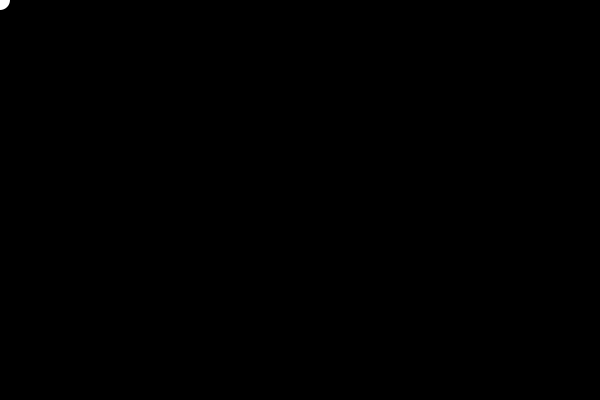
Frame 1 (no input)
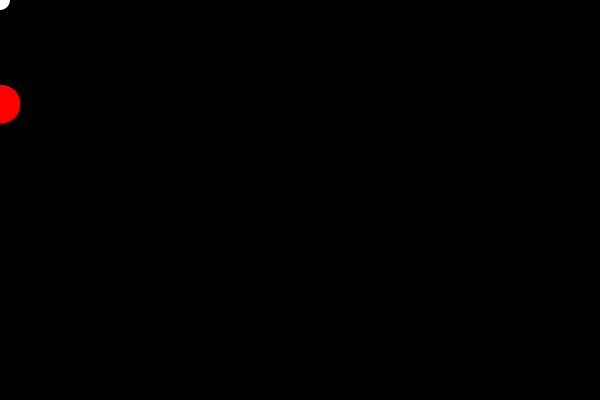
Frame 60 (the mouse pressed at the canvas centre just before this capture)
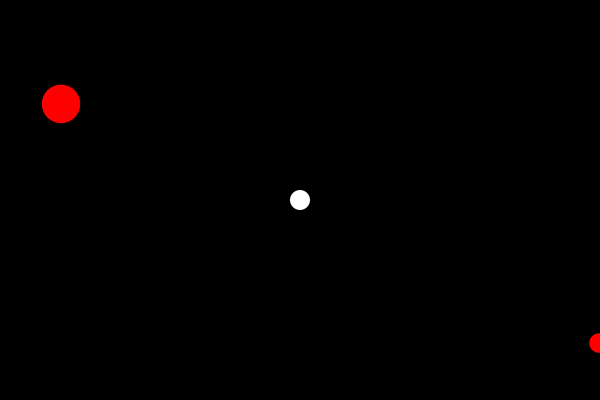
Frame 120 (the mouse held since frame 60 and released just before this capture)

The Processing sketch that drew these frames (run headless with seeded random() and noise(); from frame 60 on, the mouse is pressed at the canvas centre):

// Processing sketch: Exercise12_2
// ── Exercise12_2.pde
float px=0,py=0;
float psize = 20;
int count = 100;
float[] ex = new float[count];
float[] ey = new float[count];
float[] esize = new float[count];
float[] espeed = new float[count];
boolean[] active = new boolean[count];
void setup() {
  size(600, 400);
}
void draw() {
  background(0);
  px = mouseX;
  py = mouseY;
  noStroke();
  fill(255);
  ellipse(px,py,psize,psize);

  if (frameCount%60 == 0)
    create();

  for (int i=0; i<active.length; i++) {
    if (active[i]) {
      ex[i] += espeed[i];
      if (ex[i]<0 || ex[i]>width)
        espeed[i]*=-1;
      noStroke();
      fill(255,0,0);
      ellipse(ex[i],ey[i],esize[i],esize[i]);
    }
  }
}
void create() {
  for (int i=0; i<count; i++) {
    if (active[i] == false) {
      int speed = (int)random(-3,4);
      if (speed == 0)
        speed = 1;
      espeed[i] = speed;
      if (speed < 0)
        ex[i] = width;
      else
        ex[i] = 0;
      ey[i] = random(0,height);
      esize[i] = random(psize*0.5, psize*2);
      active[i] = true;
      break;
    }
  }
}
